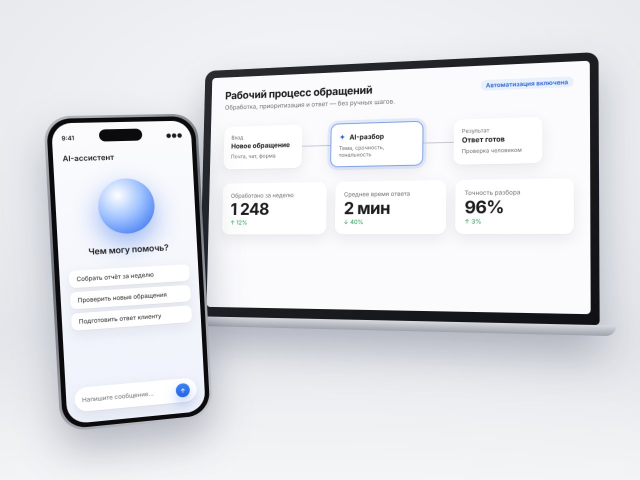
#> input picture PORTFOLIO_DSGN/img/_old/skill-ai.jpg, 1280 x 960 px (shown at 1/2 size)
$ python -i compose.py   (imports and definitions only)
#> lines starting #> are read from the running program, lines starting #| are printed output that depends on the picture
#> further down, picture is the input picture: PIL image 1280x960 RGB; mean R, G, B 223.8, 225.2, 229.5
# Визуалы для кейсов из скриншотов прототипа: окно браузера, плитка с фрагментом UI, обложка из двух окон.
# Используется скриптами cases/_tools/build_<проект>.py. Скриншоты снимаются с device scale 2.
from PIL import Image, ImageDraw, ImageFilter

BG_TOP, BG_BOTTOM = (243, 244, 247), (229, 232, 239)   # светлый фон в стиле сайта (#f5f5f7)


# [64 lines left out: functions gradient, rounded_mask, shadow, browser, place, tile, not called in this run]


def photo_tile(img, size=(900, 1020)):
    """Плитка-фото: кадрирование по центру под нужную пропорцию."""
#> called with size = (900, 1020)
    W, H = size
    k = max(W / img.width, H / img.height)
#> k = 1.06
    im = img.resize((round(img.width * k), round(img.height * k)), Image.LANCZOS)
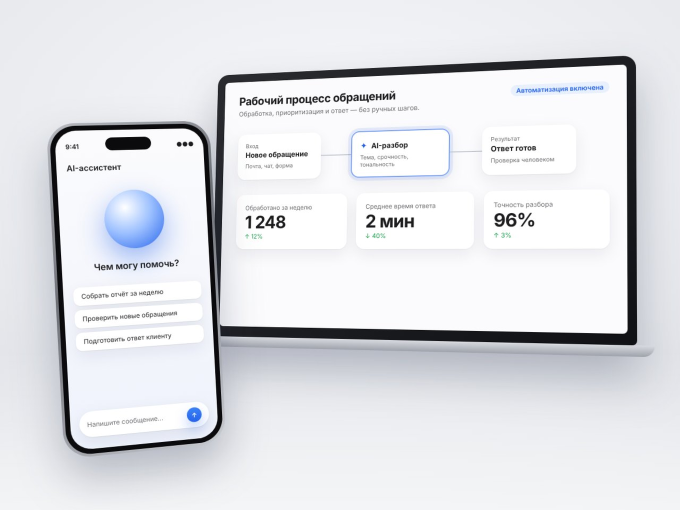
#> im: PIL image 1360x1020 RGB (shown at 1/2 size); mean R, G, B 223.8, 225.2, 229.5
    x, y = (im.width - W) // 2, (im.height - H) // 2
#> x = 230; y = 0
    return im.crop((x, y, x + W, y + H)).convert('RGB')
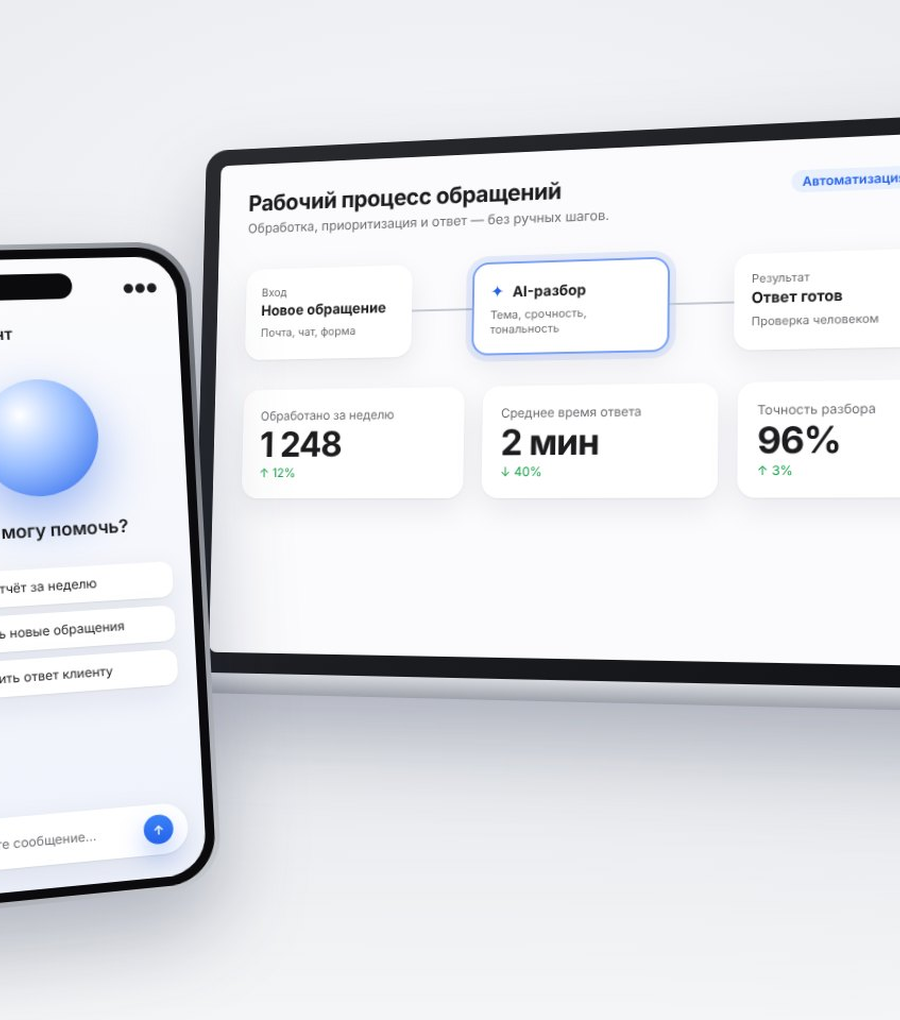
#> returned value: PIL image 900x1020 RGB; mean R, G, B 225.3, 226.7, 231


# [23 lines left out: functions cover, framed, not called in this run]


def save(img, path, q=86):
    img.convert('RGB').save(path, quality=q, optimize=True, progressive=True)

>>> from PIL import Image
>>> picture = Image.open('../../PORTFOLIO_DSGN/img/_old/skill-ai.jpg')
>>> result = photo_tile(picture)

$ run again, on PORTFOLIO_DSGN/img/_old/skill-nocode.jpg
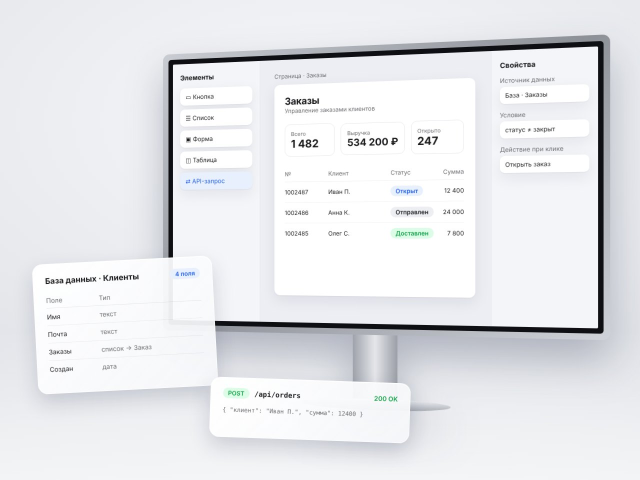
#> input picture PORTFOLIO_DSGN/img/_old/skill-nocode.jpg, 1280 x 960 px (shown at 1/2 size)
#> picture is the input picture: PIL image 1280x960 RGB; mean R, G, B 230.3, 231.5, 234.9
#> in photo_tile, `return im.crop((x, y, x + W, y + H)).convert('RGB')`:
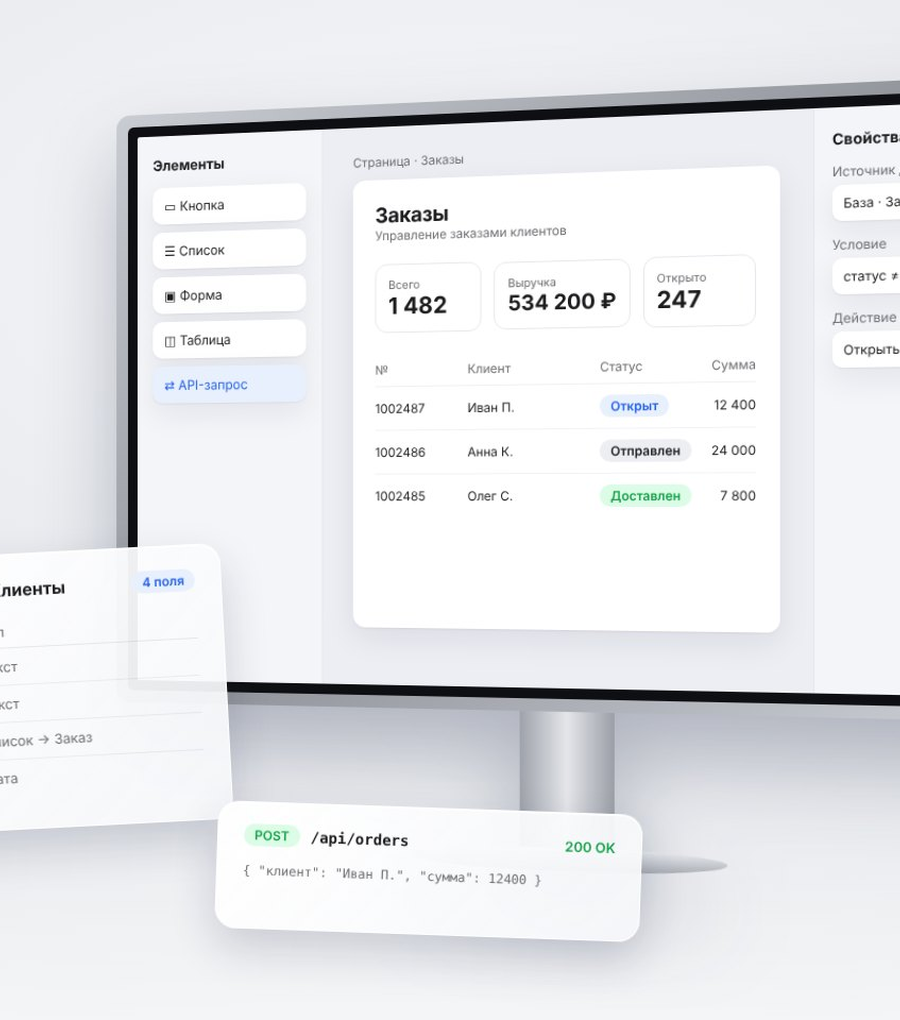
#> returned value: PIL image 900x1020 RGB; mean R, G, B 231.3, 232.5, 235.6

$ run again, on PORTFOLIO_DSGN/img/_old/skill-product-design.jpg
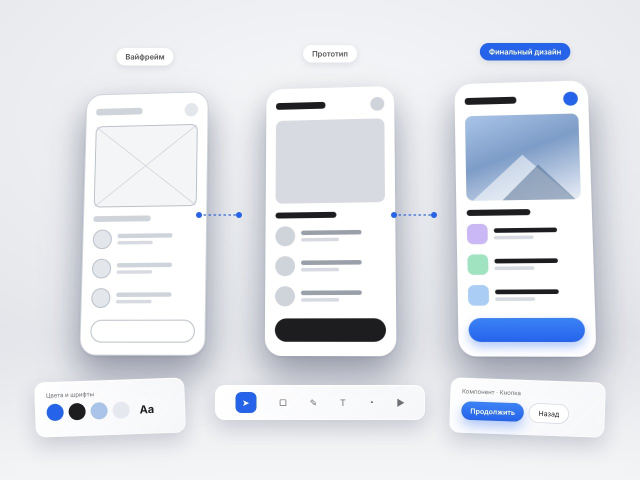
#> input picture PORTFOLIO_DSGN/img/_old/skill-product-design.jpg, 1280 x 960 px (shown at 1/2 size)
#> picture is the input picture: PIL image 1280x960 RGB; mean R, G, B 223.7, 227, 234.1
#> in photo_tile, `return im.crop((x, y, x + W, y + H)).convert('RGB')`:
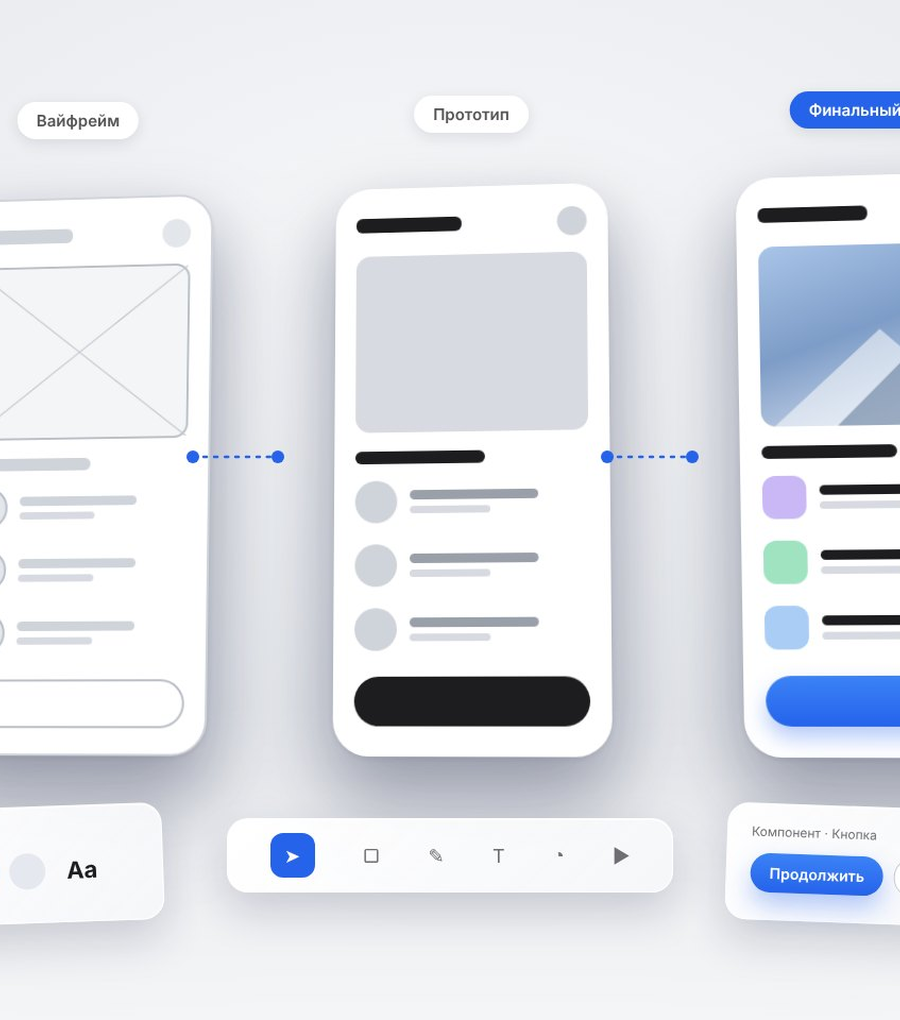
#> returned value: PIL image 900x1020 RGB; mean R, G, B 223.4, 226.6, 233.4

$ run again, on PORTFOLIO_DSGN/img/_old/skill-strategy.jpg
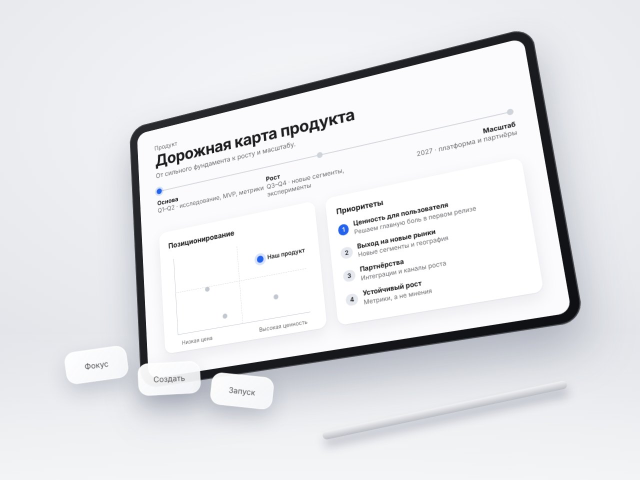
#> input picture PORTFOLIO_DSGN/img/_old/skill-strategy.jpg, 1280 x 960 px (shown at 1/2 size)
#> picture is the input picture: PIL image 1280x960 RGB; mean R, G, B 228.9, 229.8, 232.9
#> in photo_tile, `return im.crop((x, y, x + W, y + H)).convert('RGB')`:
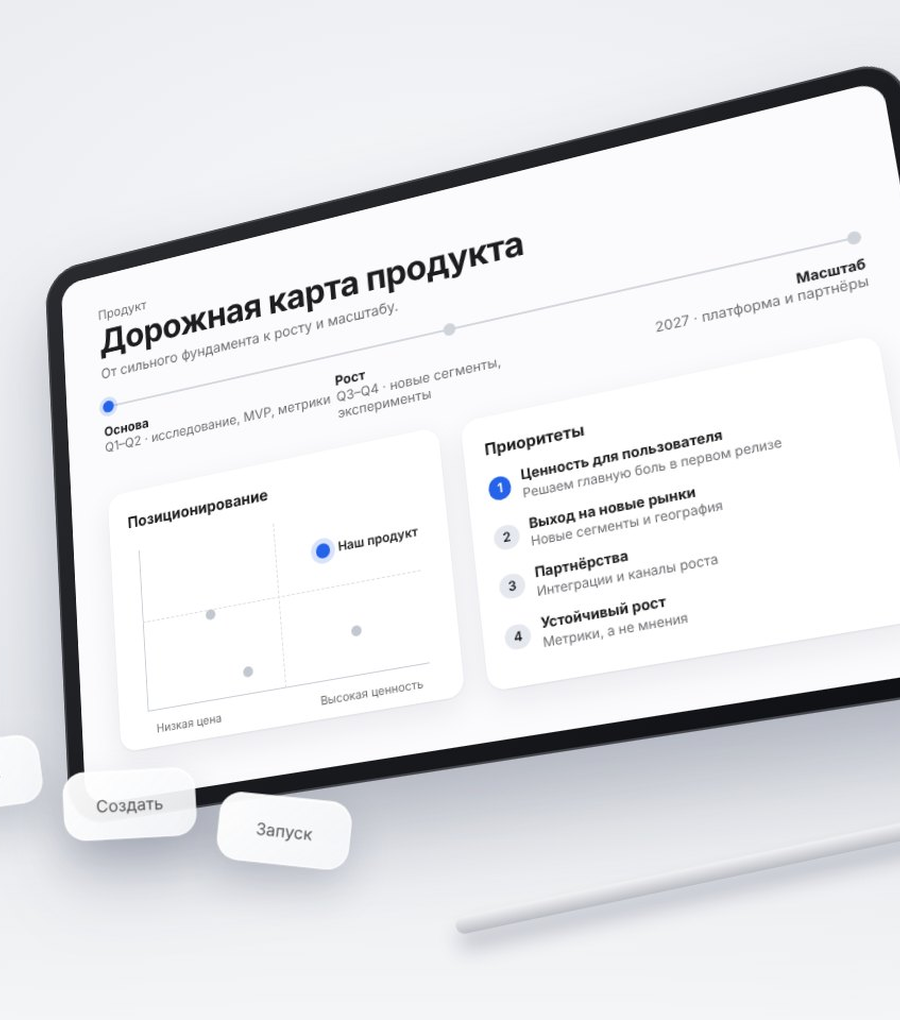
#> returned value: PIL image 900x1020 RGB; mean R, G, B 229.9, 230.6, 233.3
